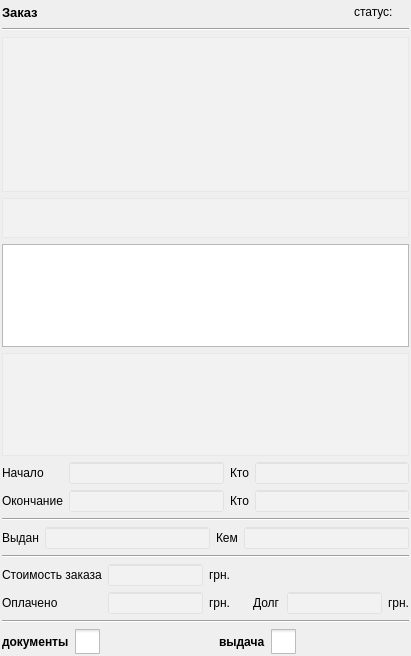
<?xml version="1.0" encoding="UTF-8"?>
<ui version="4.0">
 <class>InfoWidget</class>
 <widget class="QWidget" name="InfoWidget">
  <property name="geometry">
   <rect>
    <x>0</x>
    <y>0</y>
    <width>411</width>
    <height>656</height>
   </rect>
  </property>
  <property name="windowTitle">
   <string>Form</string>
  </property>
  <layout class="QVBoxLayout" name="verticalLayout">
   <property name="margin">
    <number>2</number>
   </property>
   <item>
    <layout class="QHBoxLayout" name="horizontalLayout">
     <item>
      <widget class="QLabel" name="header">
       <property name="font">
        <font>
         <pointsize>10</pointsize>
         <weight>75</weight>
         <bold>true</bold>
        </font>
       </property>
       <property name="text">
        <string>Заказ</string>
       </property>
      </widget>
     </item>
     <item>
      <spacer name="horizontalSpacer">
       <property name="orientation">
        <enum>Qt::Horizontal</enum>
       </property>
       <property name="sizeHint" stdset="0">
        <size>
         <width>40</width>
         <height>20</height>
        </size>
       </property>
      </spacer>
     </item>
     <item>
      <widget class="QLabel" name="label_5">
       <property name="text">
        <string>статус: </string>
       </property>
      </widget>
     </item>
     <item>
      <widget class="QLabel" name="status">
       <property name="font">
        <font>
         <weight>75</weight>
         <bold>true</bold>
        </font>
       </property>
       <property name="text">
        <string/>
       </property>
      </widget>
     </item>
    </layout>
   </item>
   <item>
    <widget class="Line" name="line">
     <property name="orientation">
      <enum>Qt::Horizontal</enum>
     </property>
    </widget>
   </item>
   <item>
    <widget class="QTextEdit" name="info">
     <property name="sizePolicy">
      <sizepolicy hsizetype="Expanding" vsizetype="Expanding">
       <horstretch>0</horstretch>
       <verstretch>3</verstretch>
      </sizepolicy>
     </property>
     <property name="styleSheet">
      <string notr="true">background: rgba(255, 255, 255, 55)</string>
     </property>
     <property name="readOnly">
      <bool>true</bool>
     </property>
    </widget>
   </item>
   <item>
    <widget class="QPlainTextEdit" name="processes">
     <property name="maximumSize">
      <size>
       <width>16777215</width>
       <height>40</height>
      </size>
     </property>
     <property name="styleSheet">
      <string notr="true">background: rgba(255, 255, 255, 55)</string>
     </property>
     <property name="verticalScrollBarPolicy">
      <enum>Qt::ScrollBarAlwaysOff</enum>
     </property>
     <property name="horizontalScrollBarPolicy">
      <enum>Qt::ScrollBarAlwaysOff</enum>
     </property>
     <property name="readOnly">
      <bool>true</bool>
     </property>
    </widget>
   </item>
   <item>
    <widget class="QTableView" name="table">
     <property name="sizePolicy">
      <sizepolicy hsizetype="Expanding" vsizetype="Expanding">
       <horstretch>0</horstretch>
       <verstretch>2</verstretch>
      </sizepolicy>
     </property>
    </widget>
   </item>
   <item>
    <widget class="QPlainTextEdit" name="processInfo">
     <property name="sizePolicy">
      <sizepolicy hsizetype="Expanding" vsizetype="Expanding">
       <horstretch>0</horstretch>
       <verstretch>2</verstretch>
      </sizepolicy>
     </property>
     <property name="styleSheet">
      <string notr="true">background: rgba(255, 255, 255, 55)</string>
     </property>
     <property name="readOnly">
      <bool>true</bool>
     </property>
    </widget>
   </item>
   <item>
    <layout class="QGridLayout" name="gridLayout">
     <item row="1" column="0">
      <widget class="QLabel" name="label_20">
       <property name="text">
        <string>Окончание</string>
       </property>
      </widget>
     </item>
     <item row="1" column="3">
      <widget class="QLineEdit" name="whoEnd">
       <property name="styleSheet">
        <string notr="true">QLineEdit {background: rgba(255, 255, 255, 55);}</string>
       </property>
       <property name="readOnly">
        <bool>true</bool>
       </property>
      </widget>
     </item>
     <item row="0" column="0">
      <widget class="QLabel" name="label_12">
       <property name="text">
        <string>Начало</string>
       </property>
      </widget>
     </item>
     <item row="1" column="2">
      <widget class="QLabel" name="label_13">
       <property name="text">
        <string>Кто</string>
       </property>
      </widget>
     </item>
     <item row="0" column="2">
      <widget class="QLabel" name="label_14">
       <property name="text">
        <string>Кто</string>
       </property>
      </widget>
     </item>
     <item row="0" column="3">
      <widget class="QLineEdit" name="whoStart">
       <property name="styleSheet">
        <string notr="true">QLineEdit {background: rgba(255, 255, 255, 55);}</string>
       </property>
       <property name="readOnly">
        <bool>true</bool>
       </property>
      </widget>
     </item>
     <item row="0" column="1">
      <widget class="QLineEdit" name="dateProcessStart">
       <property name="styleSheet">
        <string notr="true">QLineEdit {background: rgba(255, 255, 255, 55);}</string>
       </property>
       <property name="readOnly">
        <bool>true</bool>
       </property>
      </widget>
     </item>
     <item row="1" column="1">
      <widget class="QLineEdit" name="dateProcessEnd">
       <property name="styleSheet">
        <string notr="true">QLineEdit {background: rgba(255, 255, 255, 55);}</string>
       </property>
       <property name="readOnly">
        <bool>true</bool>
       </property>
      </widget>
     </item>
    </layout>
   </item>
   <item>
    <widget class="Line" name="line_3">
     <property name="orientation">
      <enum>Qt::Horizontal</enum>
     </property>
    </widget>
   </item>
   <item>
    <widget class="QFrame" name="releaseFrame">
     <property name="frameShape">
      <enum>QFrame::NoFrame</enum>
     </property>
     <property name="frameShadow">
      <enum>QFrame::Raised</enum>
     </property>
     <layout class="QHBoxLayout" name="horizontalLayout_3">
      <property name="margin">
       <number>0</number>
      </property>
      <item>
       <layout class="QGridLayout" name="gridLayout_2">
        <item row="0" column="3">
         <widget class="QLineEdit" name="whoRelease">
          <property name="styleSheet">
           <string notr="true">QLineEdit {background: rgba(255, 255, 255, 55);}</string>
          </property>
          <property name="readOnly">
           <bool>true</bool>
          </property>
         </widget>
        </item>
        <item row="0" column="1">
         <widget class="QLineEdit" name="dateRelease">
          <property name="styleSheet">
           <string notr="true">QLineEdit {background: rgba(255, 255, 255, 55);}</string>
          </property>
          <property name="readOnly">
           <bool>true</bool>
          </property>
         </widget>
        </item>
        <item row="0" column="2">
         <widget class="QLabel" name="label_17">
          <property name="text">
           <string>Кем</string>
          </property>
         </widget>
        </item>
        <item row="0" column="0">
         <widget class="QLabel" name="label_15">
          <property name="text">
           <string>Выдан</string>
          </property>
         </widget>
        </item>
       </layout>
      </item>
     </layout>
    </widget>
   </item>
   <item>
    <widget class="Line" name="line_2">
     <property name="orientation">
      <enum>Qt::Horizontal</enum>
     </property>
    </widget>
   </item>
   <item>
    <widget class="QFrame" name="paymentFrame">
     <property name="frameShape">
      <enum>QFrame::NoFrame</enum>
     </property>
     <property name="frameShadow">
      <enum>QFrame::Raised</enum>
     </property>
     <layout class="QHBoxLayout" name="horizontalLayout_4">
      <property name="margin">
       <number>0</number>
      </property>
      <item>
       <layout class="QGridLayout" name="gridLayout_3">
        <item row="1" column="0">
         <widget class="QLabel" name="label_19">
          <property name="text">
           <string>Оплачено</string>
          </property>
         </widget>
        </item>
        <item row="1" column="6">
         <widget class="QLabel" name="label_8">
          <property name="text">
           <string>грн.</string>
          </property>
         </widget>
        </item>
        <item row="0" column="2">
         <widget class="QLabel" name="label_7">
          <property name="text">
           <string>грн.</string>
          </property>
         </widget>
        </item>
        <item row="0" column="0">
         <widget class="QLabel" name="label_16">
          <property name="text">
           <string>Стоимость заказа</string>
          </property>
         </widget>
        </item>
        <item row="0" column="1">
         <widget class="QLineEdit" name="total">
          <property name="font">
           <font>
            <weight>75</weight>
            <bold>true</bold>
           </font>
          </property>
          <property name="styleSheet">
           <string notr="true">QLineEdit {background: rgba(255, 255, 255, 55);}</string>
          </property>
          <property name="alignment">
           <set>Qt::AlignRight|Qt::AlignTrailing|Qt::AlignVCenter</set>
          </property>
          <property name="readOnly">
           <bool>true</bool>
          </property>
         </widget>
        </item>
        <item row="1" column="2">
         <widget class="QLabel" name="label_9">
          <property name="text">
           <string>грн.</string>
          </property>
         </widget>
        </item>
        <item row="1" column="3">
         <spacer name="horizontalSpacer_4">
          <property name="orientation">
           <enum>Qt::Horizontal</enum>
          </property>
          <property name="sizeHint" stdset="0">
           <size>
            <width>40</width>
            <height>20</height>
           </size>
          </property>
         </spacer>
        </item>
        <item row="1" column="1">
         <widget class="QLineEdit" name="pay">
          <property name="font">
           <font>
            <weight>75</weight>
            <bold>true</bold>
           </font>
          </property>
          <property name="styleSheet">
           <string notr="true">QLineEdit {background: rgba(255, 255, 255, 55);}</string>
          </property>
          <property name="alignment">
           <set>Qt::AlignRight|Qt::AlignTrailing|Qt::AlignVCenter</set>
          </property>
          <property name="readOnly">
           <bool>true</bool>
          </property>
         </widget>
        </item>
        <item row="1" column="4">
         <widget class="QLabel" name="label_18">
          <property name="text">
           <string>Долг</string>
          </property>
         </widget>
        </item>
        <item row="1" column="5">
         <widget class="QLineEdit" name="debt">
          <property name="font">
           <font>
            <weight>75</weight>
            <bold>true</bold>
           </font>
          </property>
          <property name="styleSheet">
           <string notr="true">QLineEdit {background: rgba(255, 255, 255, 55);}</string>
          </property>
          <property name="alignment">
           <set>Qt::AlignRight|Qt::AlignTrailing|Qt::AlignVCenter</set>
          </property>
          <property name="readOnly">
           <bool>true</bool>
          </property>
         </widget>
        </item>
        <item row="2" column="0" colspan="7">
         <widget class="Line" name="line_4">
          <property name="orientation">
           <enum>Qt::Horizontal</enum>
          </property>
         </widget>
        </item>
       </layout>
      </item>
     </layout>
    </widget>
   </item>
   <item>
    <widget class="QFrame" name="docCheckFrame">
     <property name="frameShape">
      <enum>QFrame::NoFrame</enum>
     </property>
     <property name="frameShadow">
      <enum>QFrame::Raised</enum>
     </property>
     <layout class="QHBoxLayout" name="horizontalLayout_2">
      <property name="margin">
       <number>0</number>
      </property>
      <item>
       <widget class="QLabel" name="label_4">
        <property name="font">
         <font>
          <pointsize>9</pointsize>
          <weight>75</weight>
          <bold>true</bold>
         </font>
        </property>
        <property name="text">
         <string>документы</string>
        </property>
       </widget>
      </item>
      <item>
       <widget class="QCheckBox" name="invoiceCheck">
        <property name="styleSheet">
         <string notr="true">QCheckBox#invoiceCheck::indicator { 
	width: 25px; 
	height: 25px;
	padding: 0px;
}	

QCheckBox#invoiceCheck::indicator:unchecked {
	image: url(:/img/puncheck.png);
}

QCheckBox#invoiceCheck::indicator:checked {
	image: url(:/img/pcheck.png);
}</string>
        </property>
        <property name="text">
         <string/>
        </property>
       </widget>
      </item>
      <item>
       <spacer name="horizontalSpacer_2">
        <property name="orientation">
         <enum>Qt::Horizontal</enum>
        </property>
        <property name="sizeHint" stdset="0">
         <size>
          <width>40</width>
          <height>20</height>
         </size>
        </property>
       </spacer>
      </item>
      <item>
       <widget class="QLabel" name="header_2">
        <property name="font">
         <font>
          <pointsize>9</pointsize>
          <weight>75</weight>
          <bold>true</bold>
         </font>
        </property>
        <property name="text">
         <string>выдача</string>
        </property>
       </widget>
      </item>
      <item>
       <widget class="QCheckBox" name="releaseCheck">
        <property name="styleSheet">
         <string notr="true">QCheckBox#releaseCheck::indicator { 
	width: 25px; 
	height: 25px;
	padding: 0px;
}	

QCheckBox#releaseCheck::indicator:unchecked {
	image: url(:/img/puncheck.png);
}

QCheckBox#releaseCheck::indicator:checked {
	image: url(:/img/pcheck.png);
}</string>
        </property>
        <property name="text">
         <string/>
        </property>
       </widget>
      </item>
      <item>
       <spacer name="horizontalSpacer_3">
        <property name="orientation">
         <enum>Qt::Horizontal</enum>
        </property>
        <property name="sizeHint" stdset="0">
         <size>
          <width>40</width>
          <height>20</height>
         </size>
        </property>
       </spacer>
      </item>
     </layout>
    </widget>
   </item>
  </layout>
 </widget>
 <resources/>
 <connections/>
</ui>
